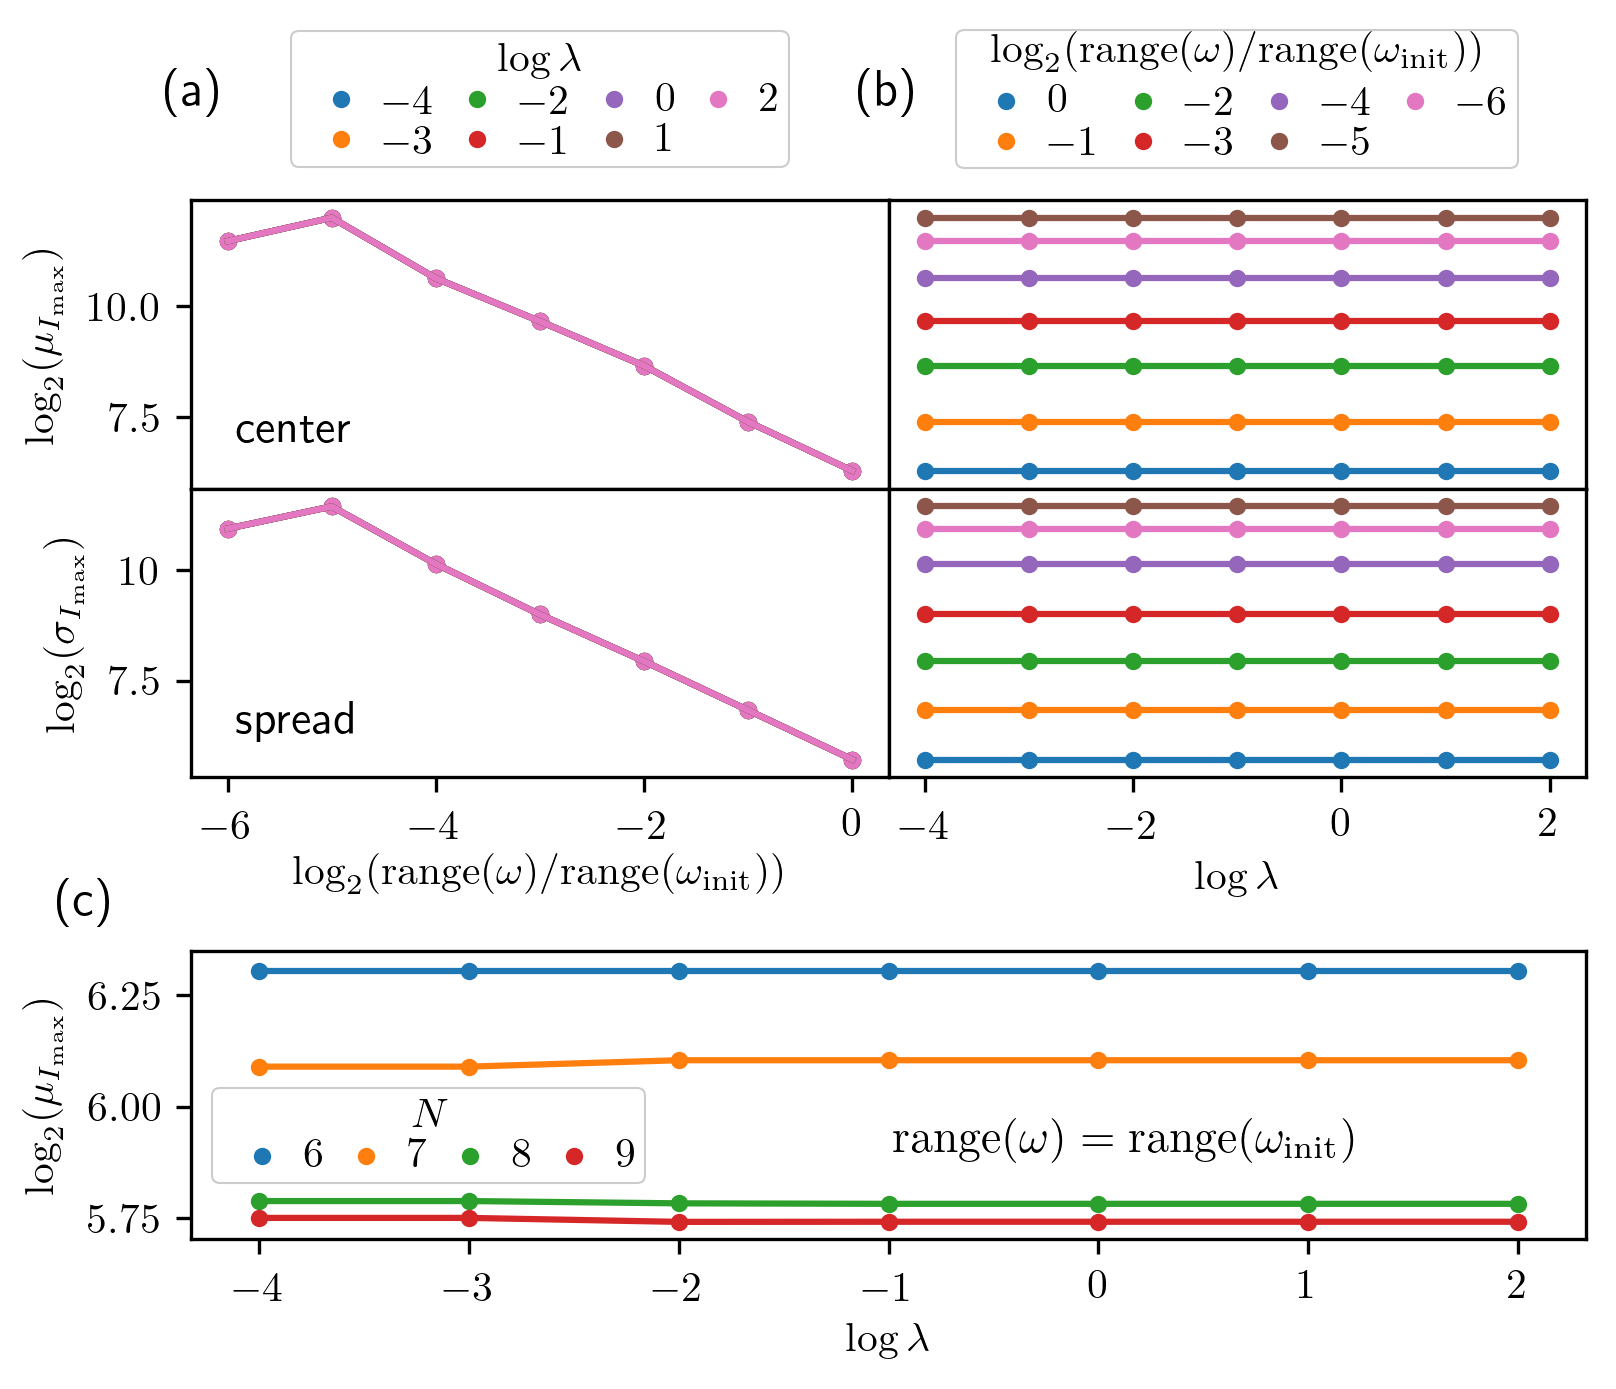

Generate this figure with Python:
import csv
import numpy as np
import matplotlib.pyplot as plt
import matplotlib.gridspec as gridspec
from matplotlib.ticker import FormatStrFormatter

plt.rc('text', usetex=True)
plt.rc('text.latex', preamble=r'\usepackage{amsmath}')

vectors = "/home/bart/PycharmProjects/response_functions/vectors_2/"
stripped_files = "/home/bart/PycharmProjects/response_functions/FQHETorusSpectralResponse_2/stripped_files/"

# INPUT
mid = -10.6995  # midpoint (-10.6, -10.6995)
std = 0.6095  # deviation (0.5, 0.6095)


def plot_2d_Smax_mean_omega(axis, numb_qy):

    for lamb_idx, lamb_exp in enumerate([-4, -3, -2, -1, 0, 1, 2]):
        lamb = 10 ** lamb_exp

        domain = [0, 1, 2, 3, 4, 5, 6]

        SR_max_mean = []
        SR_max_std = []

        for j in domain:

            omega = []
            SR = []
            file = f"fermions_torus_spec_resp_kysym_yukawa-{lamb:g}_n_{numb_qy/3:g}_2s_{numb_qy:g}_ratio_1.000000_qy_0" \
                   f".omega_{mid - std/(2**j):.6g}-{mid + std/(2**j):.6g}_eps_{0.0001/(2**j):.6g}.sr.cut"

            with open(stripped_files + file, 'r') as csvfile:
                data = csv.reader(csvfile, delimiter=' ')
                for row in data:
                    omega.append(float(row[0]))
                    SR.append(float(row[1]))

            omega_max = []
            sr_max = []
            for i, entry in enumerate(omega):
                if i == 0:  # first point
                    if SR[i] > SR[i+1]:
                        omega_max += [1]
                        sr_max += [SR[i]]
                    else:
                        omega_max += [0]
                elif i == len(omega) - 1:  # last point
                    if SR[i] > SR[i-1]:
                        omega_max += [1]
                        sr_max += [SR[i]]
                    else:
                        omega_max += [0]
                else:  # other points
                    if SR[i] > SR[i-1] and SR[i] > SR[i+1]:
                        omega_max += [1]
                        sr_max += [SR[i]]
                    else:
                        omega_max += [0]

            SR_max_mean += [np.mean(sr_max)]
            SR_max_std += [np.std(sr_max)]

        log_scale_factors = []
        log_SR_max_mean = []
        log_SR_max_std = []

        for i, j in enumerate(domain):
            log_scale_factors += [np.log2(1 / (2**j))]
            log_SR_max_mean += [np.log2(SR_max_mean[i])]
            log_SR_max_std += [np.log2(SR_max_std[i])]

        axis.set_ylabel('$\log_2(\mu_{I_{\mathrm{max}}})$')

        axis.scatter(log_scale_factors, log_SR_max_mean, s=10, c=f"C{lamb_idx:g}", label=f"${np.log10(lamb):g}$")
        # axis.plot(log_scale_factors[-3:], log_SR_max_mean[-3:], c=f"C{lamb_idx:g}", ls="--")
        # axis.plot(log_scale_factors[:5], log_SR_max_mean[:5], c=f"C{lamb_idx:g}")
        axis.plot(log_scale_factors, log_SR_max_mean, c=f"C{lamb_idx:g}")

    leg = axis.legend(loc='center', handletextpad=0, borderpad=0.2, framealpha=1,
                      edgecolor=None, markerscale=1, ncol=4, labelspacing=0, columnspacing=0,
                      bbox_to_anchor=(0.5, 1.35), title='$\log\lambda$')
    leg.get_frame().set_linewidth(0.5)


def plot_2d_Smax_std_omega(axis, numb_qy):

    for lamb_idx, lamb_exp in enumerate([-4, -3, -2, -1, 0, 1, 2]):
        lamb = 10 ** lamb_exp

        domain = [0, 1, 2, 3, 4, 5, 6]

        SR_max_mean = []
        SR_max_std = []

        for j in domain:

            omega = []
            SR = []
            file = f"fermions_torus_spec_resp_kysym_yukawa-{lamb:g}_n_{numb_qy/3:g}_2s_{numb_qy:g}_ratio_1.000000_qy_0" \
                   f".omega_{mid - std / (2 ** j):.6g}-{mid + std / (2 ** j):.6g}_eps_{0.0001 / (2 ** j):.6g}.sr.cut"

            with open(stripped_files + file, 'r') as csvfile:
                plots = csv.reader(csvfile, delimiter=' ')
                for row in plots:
                    omega.append(float(row[0]))
                    SR.append(float(row[1]))

            omega_max = []
            sr_max = []
            for i, entry in enumerate(omega):
                if i == 0:  # first point
                    if SR[i] > SR[i + 1]:
                        omega_max += [1]
                        sr_max += [SR[i]]
                    else:
                        omega_max += [0]
                elif i == len(omega) - 1:  # last point
                    if SR[i] > SR[i - 1]:
                        omega_max += [1]
                        sr_max += [SR[i]]
                    else:
                        omega_max += [0]
                else:  # other points
                    if SR[i] > SR[i - 1] and SR[i] > SR[i + 1]:
                        omega_max += [1]
                        sr_max += [SR[i]]
                    else:
                        omega_max += [0]

            SR_max_mean += [np.mean(sr_max)]
            SR_max_std += [np.std(sr_max)]

        log_scale_factors = []
        log_SR_max_mean = []
        log_SR_max_std = []

        for i, j in enumerate(domain):
            log_scale_factors += [np.log2(1 / (2 ** j))]
            log_SR_max_mean += [np.log2(SR_max_mean[i])]
            log_SR_max_std += [np.log2(SR_max_std[i])]

        axis.set_xlabel('$\log_2(\mathrm{range}(\omega)/\mathrm{range}(\omega_\mathrm{init}))$')
        axis.set_ylabel('$\log_2(\sigma_{I_{\mathrm{max}}})$')

        axis.scatter(log_scale_factors, log_SR_max_std, s=10, c=f"C{lamb_idx:g}", label=f"${np.log10(lamb):g}$")
        # axis.plot(log_scale_factors[-3:], log_SR_max_std[-3:], c=f"C{lamb_idx:g}", ls="--")
        # axis.plot(log_scale_factors[:5], log_SR_max_std[:5], c=f"C{lamb_idx:g}")
        axis.plot(log_scale_factors, log_SR_max_std, c=f"C{lamb_idx:g}")


def plot_2d_Smax_mean_lambda(axis, numb_qy):
    
    domain = [0, 1, 2, 3, 4, 5, 6]
    lamb_list = [0.0001, 0.001, 0.01, 0.1, 1, 10, 100]

    for j in domain:

        SR_max_mean = []
        SR_max_std = []

        for lamb_idx, lamb in enumerate(lamb_list):

            omega = []
            SR = []
            file = f"fermions_torus_spec_resp_kysym_yukawa-{lamb:g}_n_{numb_qy/3:g}_2s_{numb_qy:g}_ratio_1.000000_qy_0" \
                   f".omega_{mid - std / (2**j):.6g}-{mid + std / (2**j):.6g}_eps_{0.0001 / (2**j):.6g}.sr.cut"
            with open(stripped_files + file, 'r') as csvfile:
                data = csv.reader(csvfile, delimiter=' ')
                for row in data:
                    omega.append(float(row[0]))
                    SR.append(float(row[1]))

            omega_max = []
            sr_max = []
            for i, entry in enumerate(omega):
                if i == 0:  # first point
                    if SR[i] > SR[i + 1]:
                        omega_max += [1]
                        sr_max += [SR[i]]
                    else:
                        omega_max += [0]
                elif i == len(omega) - 1:  # last point
                    if SR[i] > SR[i - 1]:
                        omega_max += [1]
                        sr_max += [SR[i]]
                    else:
                        omega_max += [0]
                else:  # other points
                    if SR[i] > SR[i - 1] and SR[i] > SR[i + 1]:
                        omega_max += [1]
                        sr_max += [SR[i]]
                    else:
                        omega_max += [0]

            SR_max_mean += [np.mean(sr_max)]
            SR_max_std += [np.std(sr_max)]

        log_lambda = [np.log10(i) for i in lamb_list]
        log_SR_max_mean = []
        log_SR_max_std = []

        for i in range(len(SR_max_mean)):
            log_SR_max_mean += [np.log2(SR_max_mean[i])]
            log_SR_max_std += [np.log2(SR_max_std[i])]

        axis.scatter(log_lambda, log_SR_max_mean, s=10, c=f"C{j:g}", label=f"${np.log2(1/2**j):g}$")
        axis.plot(log_lambda, log_SR_max_mean, c=f"C{j:g}")

    leg = axis.legend(loc='center', handletextpad=0, borderpad=0.2, framealpha=1,
                      edgecolor=None, markerscale=1, ncol=4, labelspacing=0, columnspacing=0,
                      bbox_to_anchor=(0.5, 1.35), title='$\log_2(\mathrm{range}(\omega)/\mathrm{range}(\omega_\mathrm{init}))$')
    leg.get_frame().set_linewidth(0.5)

    plt.setp(axis.get_yticklabels(), visible=False)
    plt.tick_params(
        axis='y',  # changes apply to the x-axis
        which='both',  # both major and minor ticks are affected
        left=False,  # ticks along the bottom edge are off
        right=False,  # ticks along the top edge are off
        labelbottom=False)


def plot_2d_Smax_std_lambda(axis, numb_qy):

    domain = [0, 1, 2, 3, 4, 5, 6]
    lamb_list = [0.0001, 0.001, 0.01, 0.1, 1, 10, 100]

    for j in domain:

        SR_max_mean = []
        SR_max_std = []

        for lamb_idx, lamb in enumerate(lamb_list):

            omega = []
            SR = []
            file = f"fermions_torus_spec_resp_kysym_yukawa-{lamb}_n_{numb_qy/3:g}_2s_{numb_qy:g}_ratio_1.000000_qy_0" \
                   f".omega_{mid - std / (2 ** j):.6g}-{mid + std / (2 ** j):.6g}_eps_{0.0001 / (2 ** j):.6g}.sr.cut"
            with open(stripped_files + file, 'r') as csvfile:
                data = csv.reader(csvfile, delimiter=' ')
                for row in data:
                    omega.append(float(row[0]))
                    SR.append(float(row[1]))

            omega_max = []
            sr_max = []
            for i, entry in enumerate(omega):
                if i == 0:  # first point
                    if SR[i] > SR[i + 1]:
                        omega_max += [1]
                        sr_max += [SR[i]]
                    else:
                        omega_max += [0]
                elif i == len(omega) - 1:  # last point
                    if SR[i] > SR[i - 1]:
                        omega_max += [1]
                        sr_max += [SR[i]]
                    else:
                        omega_max += [0]
                else:  # other points
                    if SR[i] > SR[i - 1] and SR[i] > SR[i + 1]:
                        omega_max += [1]
                        sr_max += [SR[i]]
                    else:
                        omega_max += [0]

            SR_max_mean += [np.mean(sr_max)]
            SR_max_std += [np.std(sr_max)]

        log_lambda = [np.log10(i) for i in lamb_list]
        log_SR_max_mean = []
        log_SR_max_std = []

        for i in range(len(SR_max_mean)):
            log_SR_max_mean += [np.log2(SR_max_mean[i])]
            log_SR_max_std += [np.log2(SR_max_std[i])]

        axis.scatter(log_lambda, log_SR_max_std, s=10, c=f"C{j:g}", label=f"${np.log2(1 / 2 ** j):g}$")
        axis.plot(log_lambda, log_SR_max_std, c=f"C{j:g}")

    axis.set_xlabel('$\\log \\lambda$')
    axis.xaxis.set_major_formatter(FormatStrFormatter('$%g$'))
    # axis.set_ylabel('$\\log[\\mathrm{range}(\\Omega)]$')
    axis.yaxis.set_major_formatter(FormatStrFormatter('$%g$'))

    plt.setp(axis.get_yticklabels(), visible=False)
    plt.tick_params(
        axis='y',  # changes apply to the x-axis
        which='both',  # both major and minor ticks are affected
        left=False,  # ticks along the bottom edge are off
        right=False,  # ticks along the top edge are off
        labelbottom=False)


def plot_2d_Smax_mean_lambda_finite_size(axis):

    particles = [6, 7, 8, 9]
    lamb_list = [0.0001, 0.001, 0.01, 0.1, 1, 10, 100]
    log_SR_max_mean = np.zeros(len(particles), dtype=object)
    log_SR_max_std = np.zeros(len(particles), dtype=object)

    for n_idx, n_val in enumerate(particles):

        log_SR_max_mean[n_idx] = []
        log_SR_max_std[n_idx] = []

        for lamb_idx, lamb in enumerate(lamb_list):

            omega = []
            SR = []
            file = f"fermions_torus_spec_resp_kysym_yukawa-{lamb:g}_n_{n_val:g}_2s_{3*n_val:g}_" \
                   f"ratio_1.000000_qy_0.omega_{mid - std:.6g}-{mid + std:.6g}_eps_0.0001.sr.cut"
            with open(stripped_files + file, 'r') as csvfile:
                data = csv.reader(csvfile, delimiter=' ')
                for row in data:
                    omega.append(float(row[0]))
                    SR.append(float(row[1]))

            omega_max = []
            sr_max = []
            for i, entry in enumerate(omega[1:-1]):
                if i == 0:  # first point
                    if SR[i] > SR[i + 1]:
                        omega_max += [1]
                        sr_max += [SR[i]]
                    else:
                        omega_max += [0]
                elif i == len(omega) - 1:  # last point
                    if SR[i] > SR[i - 1]:
                        omega_max += [1]
                        sr_max += [SR[i]]
                    else:
                        omega_max += [0]
                else:  # other points
                    if SR[i] > SR[i - 1] and SR[i] > SR[i + 1]:
                        omega_max += [1]
                        sr_max += [SR[i]]
                    else:
                        omega_max += [0]

            log_SR_max_mean[n_idx] += [np.log2(np.mean(sr_max))]
            log_SR_max_std[n_idx] += [np.log2(np.std(sr_max))]

        axis.scatter([np.log10(i) for i in lamb_list], log_SR_max_mean[n_idx], s=10, c=f"C{n_idx}", label=f"${n_val}$")
        axis.plot([np.log10(i) for i in lamb_list], log_SR_max_mean[n_idx], c=f"C{n_idx}")

    axis.set_ylabel('$\log_2(\mu_{I_\mathrm{max}})$')
    axis.set_xlabel('$\log \lambda$')

    leg = axis.legend(loc='center left', handletextpad=0, borderpad=0.2, framealpha=1,
                      edgecolor=None, markerscale=1, ncol=8, labelspacing=0, columnspacing=0, title='$N$',
                      bbox_to_anchor=(0, 0.36))
    leg.get_frame().set_linewidth(0.5)


if __name__ == "__main__":

    fig = plt.figure(figsize=(6, 4.5))
    outer_grid = gridspec.GridSpec(2, 1, height_ratios=[1, 0.5], hspace=0.4)  # 0.5
    top_grid = outer_grid[0, 0]
    bottom_grid = outer_grid[1, 0]
    top_inner_grid = gridspec.GridSpecFromSubplotSpec(2, 2, top_grid, wspace=0, hspace=0)
    upper_left_cell = top_inner_grid[0, 0]
    upper_right_cell = top_inner_grid[0, 1]
    lower_left_cell = top_inner_grid[1, 0]
    lower_right_cell = top_inner_grid[1, 1]

    ax0 = plt.subplot(upper_left_cell)
    plot_2d_Smax_mean_omega(ax0, 18)
    ax1 = plt.subplot(lower_left_cell, sharex=ax0)
    plot_2d_Smax_std_omega(ax1, 18)
    ax2 = plt.subplot(upper_right_cell, sharey=ax0)
    plot_2d_Smax_mean_lambda(ax2, 18)
    ax3 = plt.subplot(lower_right_cell, sharex=ax2, sharey=ax1)
    plot_2d_Smax_std_lambda(ax3, 18)
    ax4 = plt.subplot(bottom_grid)
    plot_2d_Smax_mean_lambda_finite_size(ax4)

    fig.text(0.11, 0.95, "(a)", fontsize=12)
    fig.text(0.495, 0.95, "(b)", fontsize=12)
    fig.text(0.05, 0.35, "(c)", fontsize=12)

    fig.text(0.15, 0.7, "center", fontsize=11)
    fig.text(0.15, 0.485, "spread", fontsize=11)
    fig.text(0.515, 0.17, "$\\mathrm{range}(\omega)=\\mathrm{range}(\omega_\mathrm{init})$", fontsize=11)

    plt.savefig("yukawa_scaling_complete.png", bbox_inches='tight', dpi=300)
    plt.show()
